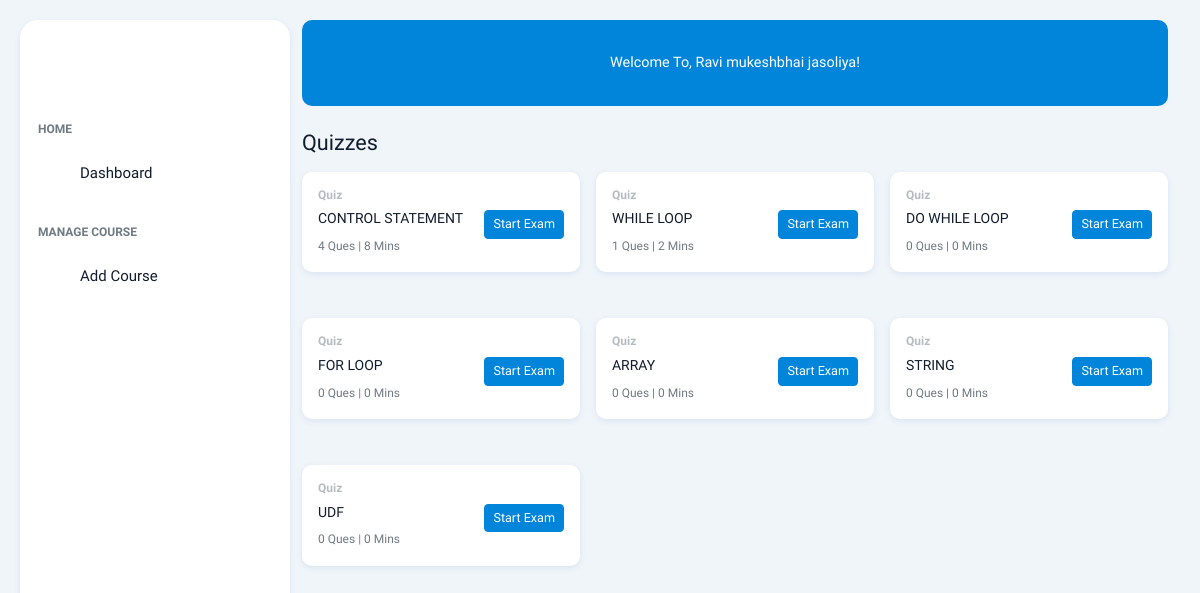
Screenshot of /topics.php?c_id=4 (signed in) with the database file from the repository.
### tables this page shows
CREATE TABLE `topic_tbl` (
  `t_id` int(11) NOT NULL,
  `topic_name` text NOT NULL,
  `course_id` int(11) NOT NULL,
  `topic_status` int(11) NOT NULL DEFAULT 1
);

### topics.php (the view, shortened to what this page needs)
<?php include_once 'header.php';
$c_id=$_GET['c_id'];
$stu_id = $_SESSION['login_id'];
$topic_data = mysqli_query($con,"SELECT * FROM `topic_tbl` WHERE course_id=$c_id");
      $student_running_exam = mysqli_query($con,"select * from user_tbl where id=$stu_id");
      $running_data = mysqli_fetch_assoc($student_running_exam);
      $running_id = $running_data['running_exam'];
?>
        <div>
          <h4 class="mb-3">Quizzes</h4>
          <div class="row g-3 disp_exam_data">
          <?php while($row = mysqli_fetch_assoc($topic_data)) { $t_id = $row['t_id'];
              $total_question_query=mysqli_query($con,"SELECT count(course_id) as total_question FROM `question` where topic_id=$t_id;");
              $q_row = mysqli_fetch_assoc($total_question_query);?>
            <div class="col-lg-4">
              <div class="col-lg-12 col-sm-6">
                <div class="card overflow-hidden rounded-3">
                  <div class="card-body p-3">
                    <h5 class="card-title fs-2 mb-2 text-secondary opacity-50 fw-semibold">Quiz</h5>
                    <div class="d-flex align-items-start justify-content-between">
                      <div class="col-8">
                        <h5 class="fs-3"><?php echo strtoupper($row['topic_name']); ?></h5>
                        <span class="fs-2"><?php echo $q_row['total_question']; ?> Ques | <?php echo $q_row['total_question']*2; ?> Mins</span>
                      </div>
                      <div class="col-4 text-end">
                      <a href="javascript:void(0)" topic_id="<?php echo $row['t_id']; ?>" user_id="<?php echo $stu_id; ?>" c_id=<?php echo $c_id; ?> class="btn btn-sm  rounded-2 start_exam <?php if($running_id==$row['t_id']) { echo "disabled btn-success"; } else{echo "btn-primary";} ?>"><?php if($running_id==$row['t_id']) { echo "Running"; }else{ echo "Start Exam"; } ?></a>
                      </div>
                    </div>
                  </div>
                </div>
              </div>
            </div>
          <?php } ?>
          </div>
        </div>
      </div>
    </div>
  </div>
</body>
</html>

### header.php (shortened to what this page needs)
<?php include_once 'admin/db.php'; ?> <!doctype html> <html lang="en"> <head>
type="image/png" href="assets/images/logos/favicon.png" /> <link
rel="stylesheet" href="assets/css/styles.min.css" /> </head>
<body>
  <div class="page-wrapper" id="main-wrapper" data-layout="vertical" data-navbarbg="skin6" data-sidebartype="full"
    data-sidebar-position="fixed" data-header-position="fixed">
    <aside class="left-sidebar">
      <div class="brand-logo d-flex align-items-center justify-content-between">
      </div>
      <div class="scroll-sidebar" data-simplebar>
        <nav class="sidebar-nav">
          <ul id="sidebarnav" class="mb-0">
            <li class="nav-small-cap">
              <span class="hide-menu">Home</span>
            </li>
            <li class="sidebar-item">
              <a class="sidebar-link sidebar-link primary-hover-bg" href="dashboard.php" aria-expanded="false">
                <span class="aside-icon p-2 bg-light-primary rounded-1">
                  <i class="ti ti-layout-dashboard fs-7"></i>
                </span>
                <span class="hide-menu ps-1">Dashboard</span>
              </a>
            </li>
            <li class="nav-small-cap">
              <span class="hide-menu">Manage Course</span>
            </li>
            <li class="sidebar-item">
              <a class="sidebar-link sidebar-link primary-hover-bg" href="#" aria-expanded="false">
                <span class="aside-icon p-2 bg-light-primary rounded-1">
                  <i class="ti ti-article fs-7"></i>
                </span>
                <span class="hide-menu ps-1">Add Course</span>
              </a>
            </li>
          </ul>
        </nav>
      </div>
    </aside>
<div class="body-wrapper">
      <div class="container-fluid">
        <div class="row g-0 mb-4">
          <div class="col-12">
            <div class="text-bg-primary rounded-3 py-3 text-center">
              <div class="row">
                <div class="col-12">
                  <div class="text-bg-primary rounded-top-3 py-3 text-center">
              Welcome To, <?php echo ucfirst($_SESSION['login_name']); ?>!
            </div>
                </div>
              </div>
            </div>
          </div>
        </div>

### rows the page displays
topic_tbl: topic_name "CONTROL STATEMENT", total_question "4", total_question "8", shows "Start Exam"
topic_tbl: topic_name "WHILE LOOP", total_question "1", total_question "2", shows "Start Exam"
topic_tbl: topic_name "DO WHILE LOOP", total_question "0", shows "Start Exam"
topic_tbl: topic_name "FOR LOOP", total_question "0", shows "Start Exam"
topic_tbl: topic_name "ARRAY", total_question "0", shows "Start Exam"
topic_tbl: topic_name "STRING", total_question "0", shows "Start Exam"
topic_tbl: topic_name "UDF", total_question "0", shows "Start Exam"

### other values shown
$_SESSION['login_name'] "Ravi mukeshbhai jasoliya"
